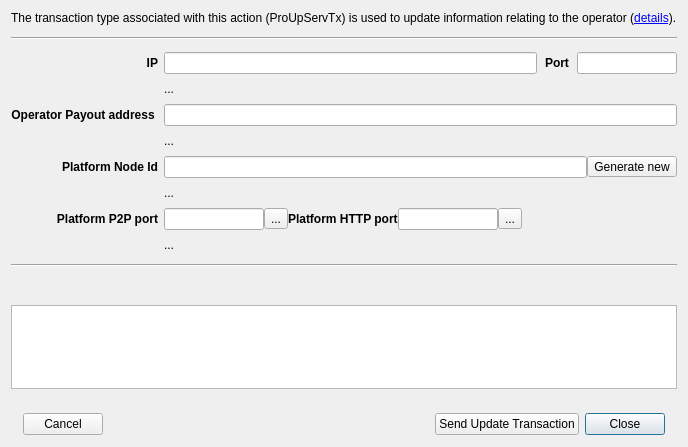
<?xml version="1.0" encoding="UTF-8"?>
<ui version="4.0">
 <class>UpdMnServiceDlg</class>
 <widget class="QDialog" name="UpdMnServiceDlg">
  <property name="geometry">
   <rect>
    <x>0</x>
    <y>0</y>
    <width>688</width>
    <height>447</height>
   </rect>
  </property>
  <property name="sizePolicy">
   <sizepolicy hsizetype="Preferred" vsizetype="Maximum">
    <horstretch>0</horstretch>
    <verstretch>0</verstretch>
   </sizepolicy>
  </property>
  <property name="windowTitle">
   <string>Update service</string>
  </property>
  <layout class="QVBoxLayout" name="verticalLayout">
   <property name="spacing">
    <number>12</number>
   </property>
   <property name="sizeConstraint">
    <enum>QLayout::SetMinimumSize</enum>
   </property>
   <property name="bottomMargin">
    <number>0</number>
   </property>
   <item>
    <widget class="QLabel" name="label">
     <property name="text">
      <string>The transaction type associated with this action (ProUpServTx) is used to update information relating to the operator (&lt;a href=&quot;https://docs.dash.org/en/stable/masternodes/maintenance.html#proupservtx&quot;&gt;details&lt;/a&gt;).</string>
     </property>
     <property name="wordWrap">
      <bool>true</bool>
     </property>
     <property name="openExternalLinks">
      <bool>true</bool>
     </property>
    </widget>
   </item>
   <item>
    <widget class="Line" name="line_2">
     <property name="orientation">
      <enum>Qt::Horizontal</enum>
     </property>
    </widget>
   </item>
   <item>
    <widget class="QStackedWidget" name="stackedWidget">
     <property name="sizePolicy">
      <sizepolicy hsizetype="Preferred" vsizetype="Maximum">
       <horstretch>0</horstretch>
       <verstretch>0</verstretch>
      </sizepolicy>
     </property>
     <property name="currentIndex">
      <number>0</number>
     </property>
     <widget class="QWidget" name="page0">
      <property name="sizePolicy">
       <sizepolicy hsizetype="Preferred" vsizetype="Maximum">
        <horstretch>0</horstretch>
        <verstretch>0</verstretch>
       </sizepolicy>
      </property>
      <layout class="QGridLayout" name="gridLayout" rowstretch="0,0,0,0,0,0,0,0,0">
       <property name="sizeConstraint">
        <enum>QLayout::SetMinimumSize</enum>
       </property>
       <property name="leftMargin">
        <number>0</number>
       </property>
       <property name="topMargin">
        <number>0</number>
       </property>
       <property name="rightMargin">
        <number>0</number>
       </property>
       <property name="bottomMargin">
        <number>0</number>
       </property>
       <property name="verticalSpacing">
        <number>8</number>
       </property>
       <item row="2" column="1">
        <widget class="QLabel" name="lblIPMsg">
         <property name="text">
          <string>...</string>
         </property>
        </widget>
       </item>
       <item row="1" column="0">
        <widget class="QLabel" name="lblIP">
         <property name="font">
          <font>
           <weight>75</weight>
           <bold>true</bold>
          </font>
         </property>
         <property name="text">
          <string>IP</string>
         </property>
         <property name="alignment">
          <set>Qt::AlignRight|Qt::AlignTrailing|Qt::AlignVCenter</set>
         </property>
        </widget>
       </item>
       <item row="3" column="1">
        <layout class="QHBoxLayout" name="layOperatorPayout">
         <property name="spacing">
          <number>8</number>
         </property>
         <item>
          <widget class="QLineEdit" name="edtOperatorPayoutAddress">
           <property name="placeholderText">
            <string/>
           </property>
           <property name="clearButtonEnabled">
            <bool>true</bool>
           </property>
          </widget>
         </item>
        </layout>
       </item>
       <item row="7" column="1">
        <layout class="QHBoxLayout" name="horizontalLayout_3">
         <item>
          <widget class="QLineEdit" name="edtPlatformP2PPort">
           <property name="maximumSize">
            <size>
             <width>100</width>
             <height>16777215</height>
            </size>
           </property>
           <property name="clearButtonEnabled">
            <bool>true</bool>
           </property>
          </widget>
         </item>
         <item>
          <widget class="QToolButton" name="btnPlatformP2PPortSetDefault">
           <property name="toolTip">
            <string>Set default value for Platform P2P port</string>
           </property>
           <property name="text">
            <string>...</string>
           </property>
          </widget>
         </item>
         <item>
          <widget class="QLabel" name="lblPlatformHTTPPort">
           <property name="font">
            <font>
             <weight>75</weight>
             <bold>true</bold>
            </font>
           </property>
           <property name="text">
            <string>Platform HTTP port</string>
           </property>
          </widget>
         </item>
         <item>
          <widget class="QLineEdit" name="edtPlatformHTTPPort">
           <property name="maximumSize">
            <size>
             <width>100</width>
             <height>16777215</height>
            </size>
           </property>
           <property name="clearButtonEnabled">
            <bool>true</bool>
           </property>
          </widget>
         </item>
         <item>
          <widget class="QToolButton" name="btnPlatformHTTPPortSetDefault">
           <property name="toolTip">
            <string>Set default value for Platform HTTP port</string>
           </property>
           <property name="text">
            <string>...</string>
           </property>
          </widget>
         </item>
         <item>
          <spacer name="horizontalSpacer">
           <property name="orientation">
            <enum>Qt::Horizontal</enum>
           </property>
           <property name="sizeHint" stdset="0">
            <size>
             <width>40</width>
             <height>20</height>
            </size>
           </property>
          </spacer>
         </item>
        </layout>
       </item>
       <item row="7" column="0">
        <widget class="QLabel" name="lblPlatformP2PPort">
         <property name="font">
          <font>
           <weight>75</weight>
           <bold>true</bold>
          </font>
         </property>
         <property name="text">
          <string>Platform P2P port</string>
         </property>
         <property name="alignment">
          <set>Qt::AlignRight|Qt::AlignTrailing|Qt::AlignVCenter</set>
         </property>
        </widget>
       </item>
       <item row="6" column="1">
        <widget class="QLabel" name="lblPlatformNodeKeyMsg">
         <property name="text">
          <string>...</string>
         </property>
        </widget>
       </item>
       <item row="1" column="1">
        <layout class="QHBoxLayout" name="layPayoutAddress">
         <property name="spacing">
          <number>8</number>
         </property>
         <item>
          <widget class="QLineEdit" name="edtIP">
           <property name="placeholderText">
            <string/>
           </property>
           <property name="clearButtonEnabled">
            <bool>true</bool>
           </property>
          </widget>
         </item>
         <item>
          <widget class="QLabel" name="label_2">
           <property name="font">
            <font>
             <weight>75</weight>
             <bold>true</bold>
            </font>
           </property>
           <property name="text">
            <string>Port</string>
           </property>
          </widget>
         </item>
         <item>
          <widget class="QLineEdit" name="edtPort">
           <property name="maximumSize">
            <size>
             <width>100</width>
             <height>16777215</height>
            </size>
           </property>
           <property name="clearButtonEnabled">
            <bool>true</bool>
           </property>
          </widget>
         </item>
        </layout>
       </item>
       <item row="5" column="1">
        <layout class="QHBoxLayout" name="horizontalLayout_2">
         <item>
          <widget class="QLineEdit" name="edtPlatformNodeKey">
           <property name="clearButtonEnabled">
            <bool>true</bool>
           </property>
          </widget>
         </item>
         <item>
          <widget class="QToolButton" name="btnGeneratePlatformNodeKey">
           <property name="toolTip">
            <string>Generate a new Platform Node ID with the associated ed25519 private key</string>
           </property>
           <property name="text">
            <string>Generate new</string>
           </property>
          </widget>
         </item>
        </layout>
       </item>
       <item row="3" column="0">
        <widget class="QLabel" name="lblOperatorPayout">
         <property name="text">
          <string>&lt;b&gt;Operator Payout address&lt;/b&gt; </string>
         </property>
         <property name="alignment">
          <set>Qt::AlignRight|Qt::AlignTrailing|Qt::AlignVCenter</set>
         </property>
        </widget>
       </item>
       <item row="5" column="0">
        <widget class="QLabel" name="lblPlatformNodeKey">
         <property name="font">
          <font>
           <weight>75</weight>
           <bold>true</bold>
          </font>
         </property>
         <property name="text">
          <string>Platform Node Id</string>
         </property>
         <property name="alignment">
          <set>Qt::AlignRight|Qt::AlignTrailing|Qt::AlignVCenter</set>
         </property>
        </widget>
       </item>
       <item row="4" column="1">
        <widget class="QLabel" name="lblOperatorPayoutMsg">
         <property name="sizePolicy">
          <sizepolicy hsizetype="Ignored" vsizetype="Preferred">
           <horstretch>0</horstretch>
           <verstretch>0</verstretch>
          </sizepolicy>
         </property>
         <property name="text">
          <string>...</string>
         </property>
         <property name="wordWrap">
          <bool>true</bool>
         </property>
         <property name="openExternalLinks">
          <bool>true</bool>
         </property>
         <property name="textInteractionFlags">
          <set>Qt::LinksAccessibleByMouse|Qt::TextSelectableByMouse</set>
         </property>
        </widget>
       </item>
       <item row="8" column="1">
        <widget class="QLabel" name="lblPlatformPortsMsg">
         <property name="text">
          <string>...</string>
         </property>
        </widget>
       </item>
      </layout>
     </widget>
    </widget>
   </item>
   <item>
    <widget class="Line" name="line">
     <property name="orientation">
      <enum>Qt::Horizontal</enum>
     </property>
    </widget>
   </item>
   <item>
    <widget class="QLabel" name="lblManualCommands">
     <property name="text">
      <string/>
     </property>
    </widget>
   </item>
   <item>
    <widget class="QTextBrowser" name="edtManualCommands">
     <property name="openExternalLinks">
      <bool>true</bool>
     </property>
     <property name="openLinks">
      <bool>true</bool>
     </property>
    </widget>
   </item>
   <item>
    <widget class="QFrame" name="frame">
     <property name="frameShape">
      <enum>QFrame::NoFrame</enum>
     </property>
     <property name="frameShadow">
      <enum>QFrame::Raised</enum>
     </property>
     <layout class="QHBoxLayout" name="horizontalLayout">
      <property name="leftMargin">
       <number>12</number>
      </property>
      <property name="topMargin">
       <number>12</number>
      </property>
      <property name="rightMargin">
       <number>12</number>
      </property>
      <property name="bottomMargin">
       <number>12</number>
      </property>
      <item>
       <widget class="QPushButton" name="btnCancel">
        <property name="text">
         <string>Cancel</string>
        </property>
        <property name="autoDefault">
         <bool>false</bool>
        </property>
       </widget>
      </item>
      <item>
       <widget class="QLabel" name="lblDocumentation">
        <property name="text">
         <string/>
        </property>
        <property name="openExternalLinks">
         <bool>true</bool>
        </property>
       </widget>
      </item>
      <item>
       <spacer name="horizontalSpacer_2">
        <property name="orientation">
         <enum>Qt::Horizontal</enum>
        </property>
        <property name="sizeHint" stdset="0">
         <size>
          <width>40</width>
          <height>20</height>
         </size>
        </property>
       </spacer>
      </item>
      <item>
       <widget class="QPushButton" name="btnSendUpdateTx">
        <property name="text">
         <string>Send Update Transaction</string>
        </property>
        <property name="autoDefault">
         <bool>false</bool>
        </property>
       </widget>
      </item>
      <item>
       <widget class="QPushButton" name="btnClose">
        <property name="text">
         <string>Close</string>
        </property>
       </widget>
      </item>
     </layout>
    </widget>
   </item>
  </layout>
 </widget>
 <tabstops>
  <tabstop>edtIP</tabstop>
  <tabstop>edtPort</tabstop>
  <tabstop>edtOperatorPayoutAddress</tabstop>
  <tabstop>edtManualCommands</tabstop>
  <tabstop>btnSendUpdateTx</tabstop>
  <tabstop>btnClose</tabstop>
  <tabstop>btnCancel</tabstop>
 </tabstops>
 <resources/>
 <connections/>
</ui>
